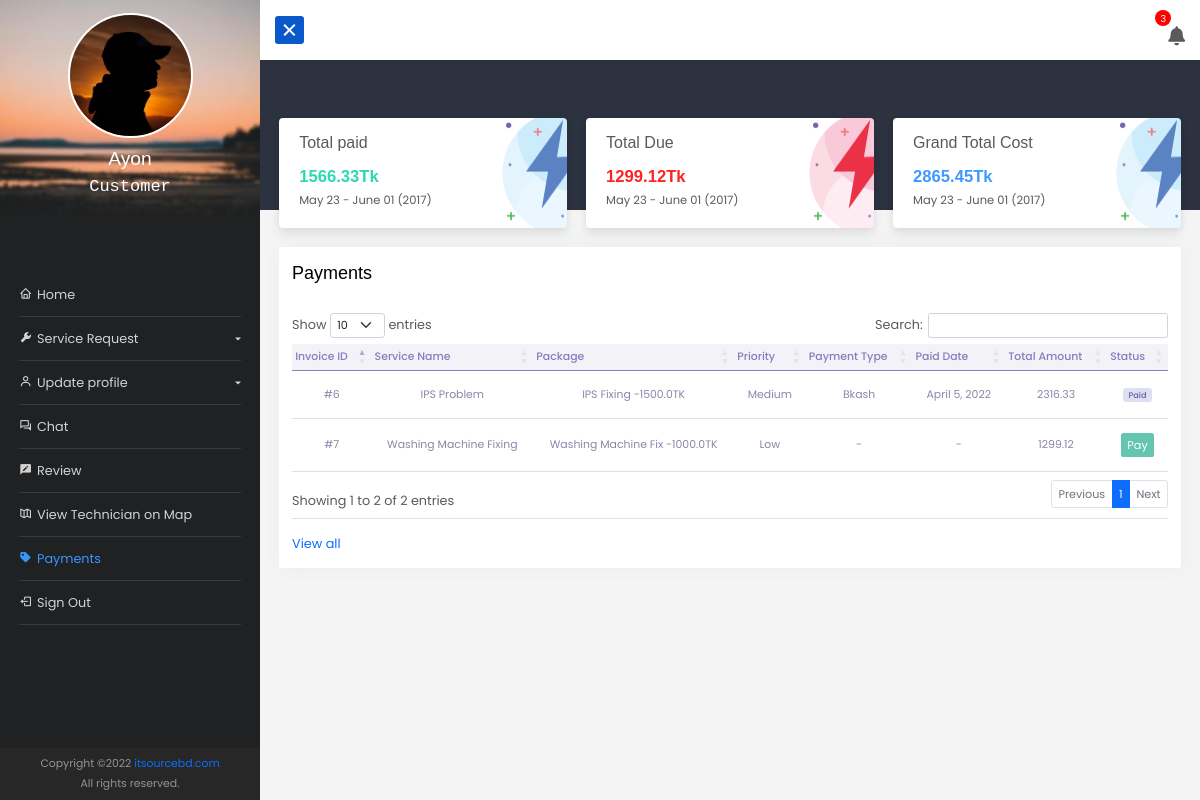
/dashboard/customer/payments/ (signed in), run on the app's committed database.
### app_dashboard/models.py (models this page shows, shortened)
class UserRegistration(models.Model):
    registrationType = (
        ('','Please Select'),
        ('Residential', 'Residential'),
        ('Commercial', 'Commercial'),
        ('Other', 'Other')
    )
    roleType = (
        ('customer', 'customer'),
        ('admin', 'admin'),
        ('technician', 'technician'),
    )
    user = models.OneToOneField(User, on_delete =models.CASCADE, null=True)
    reg_no = models.BigIntegerField(null=True)
    name = models.CharField(max_length=122, null=True)
    email = models.EmailField(max_length=122, null=True , blank=True)
    phone = models.CharField(max_length=122, null=True)
    other_phone = models.CharField(max_length=122, null=True, blank=True)
    registration_type = models.CharField(max_length=122, choices = registrationType ,null=True, blank=True)
    role = models.CharField(max_length=122, choices = roleType ,null=True, default=roleType[0][0])
    business_name = models.CharField(max_length=122, null=True, blank=True)
    country = models.CharField(max_length=122, null=True, blank=True)
    division = models.CharField(max_length=122, null=True, blank=True)
    district = models.CharField(max_length=122, null=True, blank=True)
    upazila = models.CharField(max_length=122, null=True, blank=True)
    post_office_or_union = models.CharField(max_length=122, null=True, blank=True)
    house_info = models.CharField(max_length=122, null=True, blank=True)
    location = models.CharField(max_length=999, null=True, blank=True)
    nid = models.CharField(max_length=122, null=True, blank=True)
    picture = models.ImageField(upload_to= 'image', null=True, blank=True)
    active = models.BooleanField(default=False,null=True)
    tech_percentage = models.FloatField(default=0)
    date = models.DateField(auto_now_add=True)

class Invoice(models.Model):
    PAYMENT_STATUS = (
        ('Paid','Paid'),
        ('Unpaid','Unpaid'),
    )
    service = models.ForeignKey(ServiceRequest, on_delete=models.CASCADE, null=True)
    details = models.TextField(max_length=1000, null=True)
    equip_charge = models.FloatField(max_length=250, null=True, blank=True)
    files = models.FileField(upload_to= 'invoice_file', null=True, blank=True)
    created_at = models.DateField(auto_now_add=True)
    status =  models.CharField(max_length=122, choices=PAYMENT_STATUS, null=True,blank=True,default='Unpaid')
    paid = models.BooleanField(default=False,editable=False)
    def getTotalCharge(self):
        cost = 0
        if self.service.priority == 'High':
            cost = self.service.service_category.cost*2
        elif self.service.priority == 'Medium':
            cost = self.service.service_category.cost*1.5
        else:
            cost = self.service.service_category.cost
        return f'{self.equip_charge + cost}'

class ServiceRequest(models.Model):
    priority_choice  = (
        ('High', 'High'),
        ('Medium', 'Medium'),
        ('Low', 'Low'),
    )
    STATUS_CHOICE = (
        ('New','New'),
        ('Waitting on Customer','Waitting on Customer'),
        ('In Progress','In Progress'),
        ('Fixed','Fixed'),
        ('Closed','Closed'),
        ('Cancelled','Cancelled'),
    )
    service_category = models.ForeignKey(ServiceCategory, on_delete=models.SET_NULL, null=True)
    customer = models.ForeignKey(User, on_delete=models.CASCADE, null=True)
    technician = models.ForeignKey(UserRegistration, on_delete=models.SET_NULL, null=True,related_name='technician')
    servicereq_no = models.CharField(max_length=122, null=True)
    title = models.CharField(max_length=250, null=True)
    details = models.TextField(max_length=1000, null=True)
    files = models.FileField(upload_to= 'service_file', null=True, blank=True)
    priority = models.CharField(max_length=122, choices=priority_choice, null=True)
    created_at = models.DateField(auto_now_add=True)
    status =  models.CharField(max_length=122, choices=STATUS_CHOICE, null=True,blank=True,default='new')
    assigned = models.BooleanField(default=False)

class ServiceCategory(models.Model):
    category_name = models.CharField(max_length= 255, null=True)
    cost = models.FloatField(null=True)
    def __str__(self):
        return f'{self.category_name} -{self.cost}TK'

class CustomerPayment(models.Model):
    invoice = models.OneToOneField(Invoice, on_delete=models.SET_NULL, null=True)
    transition_id = models.CharField(max_length=255, null=True)
    payment_method = models.CharField(max_length=255, null=True)
    payment_date = models.DateField(default=timezone.now)
    created_at = models.DateField(auto_now_add=True)
    paid = models.BooleanField(default=False,editable=False)

### app_dashboard/views.py (the view, shortened to what this page needs)
# urls.py: path('customer/payments/', views.customer_payments_view, name = 'customerPayments'),
@login_required(login_url='login')
def customer_payments_view(request):
    form = CustomerPaymentForm()
    invoice_qs = Invoice.objects.filter(service__customer=request.user)
    total = 0
    totalDue=0
    for i in invoice_qs:
        total += (i.service.service_category.cost + i.equip_charge)
        if i.status == 'Unpaid':
            totalDue += (i.service.service_category.cost + i.equip_charge)
    print(total,totalDue)
    Due=False
    if totalDue > 0:
        Due=True
    context = {
        'total':total,
        'totalDue':totalDue,
        'invoice_qs':invoice_qs,
        'form':form,
    }
    return render(request, 'app_dashboard/customer/payments.html', context)

### templates/app_dashboard/customer/payments.html (shortened to what this page needs)
{% extends 'app_dashboard/base.html' %}
{% load static %}
{% load customtags %}
{% block content %}
<div class="container-fluid p-md-4 mt-5">
    <div class="row info-container-1">
        <div class="col-md-4">
            <div class="card card-1">
                <h6> Total paid</h6>
                <h3 class="f-w-600 text-c-green">{{total|sub2var:totalDue|stringformat:".2f"}}Tk</h3>
                <p class="mb-0">May 23 - June 01 (2017)</p>
            </div>
        </div>
        <div class="col-md-4">
            <div class="card card-2 {% if totalDue %} card-danger {% endif %}">
                <h6>Total Due</h6>
                <h3 class="f-w-600 text-c-yellow">{{totalDue|stringformat:".2f"}}Tk</h3>
                <p class="mb-0">May 23 - June 01 (2017)</p>
            </div>
        </div>
        <div class="col-md-4">
            <div class="card card-3">
                <h6>Grand Total Cost</h6>
                <h3 class="f-w-600 text-c-blue">{{total}}Tk</h3>
                <p class="mb-0">May 23 - June 01 (2017)</p>
            </div>
        </div>
    </div>
    <div class="card">
        <div class="card-body">
            <h5 class="header-title pb-3 mt-0">Payments</h5>
            <div class="table-responsive py-2">
                <table class="table table-hover mb-0 table-sm text-center" id="paymnets-table">
                    <thead>
                        <tr class="align-self-center">
                            <th>Invoice ID</th>
                            <th>Service Name</th>
                            <th>Package</th>
                            <th>Priority</th>
                            <th>Payment Type</th>
                            <th>Paid Date</th>
                            <th>Total Amount</th>
                            <th>Status</th>
                        </tr>
                    </thead>
                    <tbody>
                        {% for invoice in invoice_qs %}
                        <tr data-invoice-id="{{invoice.id}}">
                            <td>#{{invoice.id}}</td>
                            <td>{{invoice.service.title}}</td>
                            <td>{{invoice.service.service_category}}</td>
                            <td>{{invoice.service.priority}}</td>
                            <td>{{invoice.customerpayment.payment_method|default:"-"}}</td>
                            <td>{{invoice.customerpayment.payment_date|default:"-"}}</td>
                            <td>{{invoice.getTotalCharge}}</td>
                            <td>
                                {% if invoice.customerpayment and invoice.customerpayment.paid == False %}
                                <span class="badge badge-boxed badge-soft-warning">Pending</span>
                                {% elif invoice.paid and invoice.customerpayment.paid == True %}
                                <span class="badge badge-boxed badge-soft-primary">Paid</span>
                                {% else %}
                                <button class="btn btn-success btn-sm pay" data-featherlight="#modalForm">Pay</button>
                                {% endif %}
                            </td>
                        </tr>
                        {% endfor %}
                    </tbody>
                </table>
            </div>
            <div class="pt-3 border-top text-right"><a href="#" class="text-primary">View all </a></div>
        </div>
    </div>
</div>
{% endblock content %}

### templates/app_dashboard/base.html (shortened to what this page needs)
{% load static %}
<!doctype html>
<html lang="en">
<head>
    <link href="https://cdn.jsdelivr.net/npm/bootstrap@5.0.2/dist/css/bootstrap.min.css" rel="stylesheet"
>
    <link rel="stylesheet" href="https://cdnjs.cloudflare.com/ajax/libs/font-awesome/5.15.3/css/all.min.css" />
    <link href="{% static 'vendor/mdi-font/css/material-design-iconic-font.min.css' %}" rel="stylesheet" media="all">
    <link href='https://unpkg.com/boxicons@2.0.7/css/boxicons.min.css' rel='stylesheet'>
    <link href="{% static 'vendor/select2/select2.min.css' %}" rel="stylesheet" media="all">
    <link href="{% static 'vendor/datepicker/daterangepicker.css' %}" rel="stylesheet" media="all">
    <link rel="stylesheet" href="https://cdn.datatables.net/1.10.25/css/dataTables.bootstrap5.min.css">
    <link rel="stylesheet" href="https://cdn.jsdelivr.net/npm/sweetalert2@11.4.4/dist/sweetalert2.min.css">
    <link href='https://api.mapbox.com/mapbox-gl-js/v1.11.0/mapbox-gl.css' rel='stylesheet' />
    <link rel='stylesheet'
        href='https://api.mapbox.com/mapbox-gl-js/plugins/mapbox-gl-geocoder/v4.7.0/mapbox-gl-geocoder.css'
        type='text/css' />
    <link href="//cdn.jsdelivr.net/npm/featherlight@1.7.14/release/featherlight.min.css" type="text/css"
        rel="stylesheet" />
    <link rel="stylesheet" href="{% static 'app_dashboard/css/style.css' %}">
    <link rel="stylesheet" href="{% static 'app_dashboard/css/chat.css' %}">
    <link rel="stylesheet" href="{% static 'app_dashboard/css/buttons.css' %}">
</head>
<body>
    {% with request.user.userregistration.role as userRole %}
    <div class="wrapper d-flex align-items-stretch">
        <nav id="sidebar">
            <div class="w-100">
                <a href="#" class="img logo mb-5"><img
                        src="{% if request.user.userregistration.picture %}{{ request.user.userregistration.picture.url }}{% else %}{% static 'images/bg-img-2.jpg' %}{% endif %}"
                        alt="">
                    <h4>{{request.user.userregistration.name|title}}</h4>
                    <span class="mb-3">{{userRole|title}}</span>
                </a>
                <ul class="list-unstyled components mb-5 p-4">
                    {% url 'dashboard' as dashboardV %}
                    <li class="{% if request.path == dashboardV %}active{% endif %}">
                        <a href="{% url 'dashboard' %}"><i class='bx bx-home'></i>Home</a>
                    </li>
                    {% if userRole == 'customer' %}
                    <li>
                        {% url 'create_service' as create_service_requestV %}
                        {% url 'service_request_list' as service_request_listV %}
                        <a href="#serviceReqSubmenu" data-bs-toggle="collapse" aria-expanded="false"
                            class="dropdown-toggle"><i class='bx bxs-wrench'></i>Service Request</a>
                    </li>
                    {% endif %}
                    <li>
                        {% url 'updateProfile' pk=request.user.userregistration.id as updateProfileV %}
                        {% url 'changePassword' as changePasswordV %}
                        <a href="#updateSubmenu" data-bs-toggle="collapse" aria-expanded="false"
                            class="dropdown-toggle"><i class='bx bx-user'></i>Update profile</a>
                    </li>
                    {% url 'chat' as chatV %}
                    <li class="{% if request.path == chatV %}active{% endif %}">
                        <a href="{% url 'chat' %}"><i class='bx bx-conversation'></i>Chat</a>
                    </li>
                    {% if userRole == 'customer' %}
                    {% url 'customer_review' as customer_reviewV %}
                    <li class="{% if request.path == customer_reviewV %}active{% endif %}">
                        <a href="{{customer_reviewV}}"><i class='bx bxs-comment-edit'></i>Review</a>
                    </li>
                    {% url 'techmap' as techmapV %}
                    <li class="{% if request.path == techmapV %}active{% endif %}">
                        <a href="{{techmapV}}"><i class='bx bx-map-alt'></i></i>View Technician on Map</a>
                    </li>
                    {% endif %}
                    {% if userRole == 'customer' %}
                    {% url 'customerPayments' as customerPaymentsV %}
                    <li class="{% if request.path == customerPaymentsV %}active{% endif %}">
                        <a href="{{customerPaymentsV}}"><i class='bx bxs-purchase-tag'></i></i>Payments</a>
                    </li>
                    {% endif %}
                    <li>
                        <a id="logout" style="cursor: pointer;"><i class='bx bx-log-out'></i>Sign Out</a>
                    </li>
                </ul>
            </div>
            <div class="footer px-3 py-2">
                <p>
                    Copyright &copy; <a href="https://www.itsourcebd.com/" target="_blank">itsourcebd.com</a> <br> All rights
                    reserved.
                </p>
            </div>
        </nav>
        <div id="content" class="">
            <div class="main-content-navbar">
                <nav class="navbar navbar-expand-lg navbar-light bg-light">
                    <button type="button" id="sidebarCollapse" class="btn btn-primary active">
                        <div class="hamtime">
                            <div class="bar"></div>
                        </div>
                    </button>
                    <div class="icon" id="bell"><span id="nCount">12</span> <i class="fas fa-bell"></i>
                    </div>
                </nav>
            </div>
            <div class="main-content-body pb-5">
                {% block content %}
                {% endblock content %}
            </div>
        </div>
    </div>
    {% endwith%}
</body>
</html>

### data on the page
UserRegistration: role "Customer"
Invoice: id "6", service "IPS Problem", service.service_category "IPS Fixing -1500.0TK", service.priority "Medium", customerpayment.payment_method "Bkash", customerpayment.payment_date "April 5, 2022", getTotalCharge "2316.33", paid "Paid"
Invoice: id "7", service "Washing Machine Fixing", service.service_category "Washing Machine Fix -1000.0TK", service.priority "Low", customerpayment.payment_method "-", customerpayment.payment_date "-", getTotalCharge "1299.12", paid "Pay"

### other printed values
{{ request.user.userregistration.name|title }} "Ayon"
{{ total|sub2var:totalDue|stringformat:".2f" }} "1566.33"
{{ totalDue|stringformat:".2f" }} "1299.12"
{{ total }} "2865.45"
